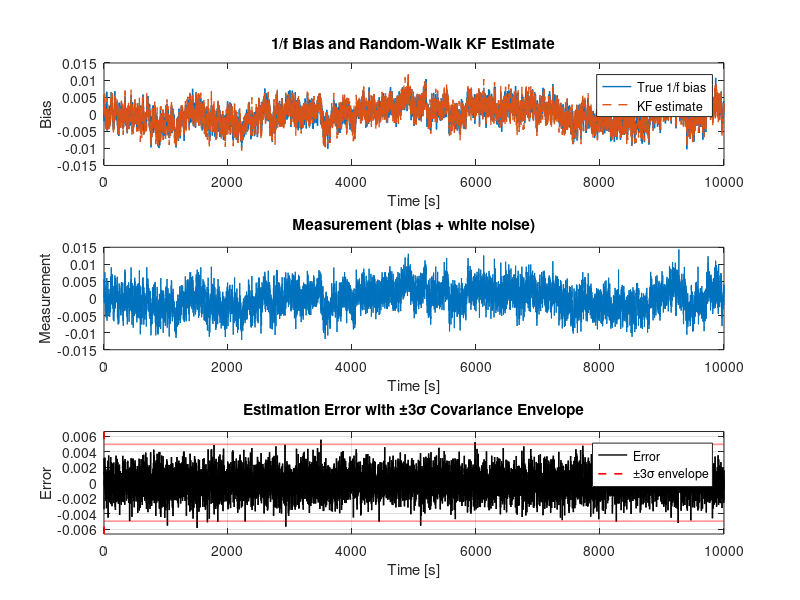

The MATLAB source for this figure: (Note: this script raises an error after producing the figure.)
%% 1/f noise + RW-bias Kalman filter demo
clear; clc; close all;

%% Simulation parameters
fs   = 1;            % Hz (sampling frequency)
dt   = 1/fs;
N    = 2*5000;         % number of samples
t    = (0:N-1)'*dt;

alpha = 1;           % 1/f^alpha exponent (alpha = 1 => pink noise)
S0    = 1e-4;        % rough PSD scale factor for 1/f part (tune as needed)

sigma_v = 2e-3;      % measurement white noise std
q_rw    = 5.7e-6;      % RW process noise spectral density (tune!)

%% --- Step 1: Generate approximate 1/f noise in frequency domain ---
% Frequency grid
Nfft = N;
f    = (0:Nfft-1)'*(fs/Nfft);

% Avoid division by zero at DC: flatten PSD below f_min
f_min = fs/Nfft;
f_use = max(f, f_min);

% Target one-sided PSD ~ S0 / f^alpha over band
S_one = S0 ./ (f_use.^alpha);

% Build symmetric complex spectrum for real time series
% We'll populate bins 2..N/2 with random phase; enforce Hermitian symmetry.
X = zeros(Nfft,1);

% DC component (0 Hz): set to 0 mean for pure noise
X(1) = 0;

% Positive freqs (excluding Nyquist if Nfft even)
if mod(Nfft,2) == 0
    % Even length, Nyquist exists at bin Nfft/2+1
    k_pos = 2:(Nfft/2);      % strictly positive frequencies
    k_nyq = Nfft/2 + 1;
else
    % Odd length, no exact Nyquist bin
    k_pos = 2:((Nfft+1)/2);
    k_nyq = [];
end

% Random phases for positive freqs
phi = 2*pi*rand(numel(k_pos),1);
mag = sqrt(S_one(k_pos)/2);  % /2 because we will mirror spectrum

X(k_pos) = mag .* exp(1j*phi);

% Nyquist bin (if exists) must be real-valued
if ~isempty(k_nyq)
    X(k_nyq) = sqrt(S_one(k_nyq))*randn; 
end

% Negative freqs: Hermitian symmetry
if mod(Nfft,2) == 0
    % bins Nfft/2+2 ... Nfft mirror 2 ... Nfft/2
    X(Nfft/2+2:end) = conj(flipud(X(2:Nfft/2)));
else
    % bins (Nfft+3)/2 ... Nfft mirror 2 ... (Nfft+1)/2
    X((Nfft+3)/2:end) = conj(flipud(X(2:(Nfft+1)/2)));
end

% IFFT to time domain
b_1overf = real(ifft(X))*Nfft;   % scaling to keep power roughly consistent
b_1overf = b_1overf(:);
b_1overf = b_1overf - mean(b_1overf); % zero mean

% Optionally scale to a desired std
b_1overf = b_1overf * 1e-3;      % adjust overall amplitude

%% --- Step 2: Generate measurements (bias + white noise) ---
v   = sigma_v*randn(N,1);
z   = b_1overf + v;

%% --- Step 3: Kalman filter modeling bias as random walk ---
% Continuous-time RW q_rw [units^2/s] -> discrete Q = q_rw * dt
Q = q_rw * dt;
R = sigma_v^2;

x_hat = zeros(N,1);  % state estimate
P     = 1;           % initial variance (large-ish)

for k = 2:N
    % Time update
    x_pred = x_hat(k-1);     % x_{k|k-1} = x_{k-1|k-1}
    P_pred = P + Q;          % P_{k|k-1} = P_{k-1|k-1} + Q

    % Measurement update
    K      = P_pred / (P_pred + R);   % scalar Kalman gain
    x_hat(k) = x_pred + K*(z(k) - x_pred);
    P        = (1 - K)*P_pred;
end

%% --- Step 4: Evaluate performance ---
err = x_hat - b_1overf;
rmse = sqrt(mean(err.^2));

fprintf('RMSE of RW-KF estimate vs true 1/f bias: %.3e\n', rmse);

%% --- Step 5: Plots ---
figure;
subplot(3,1,1);
plot(t, b_1overf, 'LineWidth', 1); hold on;
plot(t, x_hat, '--', 'LineWidth', 1);
xlabel('Time [s]');
ylabel('Bias');
legend('True 1/f bias','KF estimate');
title('1/f Bias and Random-Walk KF Estimate');

subplot(3,1,2);
plot(t, z, 'LineWidth', 0.8);
xlabel('Time [s]');
ylabel('Measurement');
title('Measurement (bias + white noise)');

subplot(3,1,3);
plot(t, err, 'k', 'LineWidth', 1); hold on;

% --- Compute covariance envelope (±3σ) ---
P_store = zeros(N,1);
P = 1;                 % initial variance
x_temp = 0;
P_store(1) = P;

for k = 2:N
    % Time update
    P_pred = P + Q;

    % Kalman gain
    K = P_pred / (P_pred + R);

    % Covariance update
    P = (1 - K) * P_pred;

    P_store(k) = P;       % store the updated covariance
end

sigma = sqrt(P_store);
plot(t,  3*sigma, 'r--', 'LineWidth', 1.2);
plot(t, -3*sigma, 'r--', 'LineWidth', 1.2);

xlabel('Time [s]');
ylabel('Error');
title('Estimation Error with ±3σ Covariance Envelope');
legend('Error','\pm3\sigma envelope');
grid on;
ylim([-4*sigma(100), 4*sigma(100)])


%% --- Optional: check PSD of true vs estimated bias ---
figure;
[PSD_true,f_w] = pwelch(b_1overf, hamming(512), 256, 1024, fs);
[PSD_est, f_w] = pwelch(x_hat,     hamming(512), 256, 1024, fs);

loglog(f_w, PSD_true, 'LineWidth', 1); hold on;
loglog(f_w, PSD_est, '--', 'LineWidth', 1);
xlabel('Frequency [Hz]');
ylabel('PSD');
legend('True 1/f bias','KF estimate');
title('PSD: True vs Estimated Bias');
grid on;


%% --- PSD of true 1/f, white noise, and combined measurement ---
figure;

% Compute PSDs
[PSD_1f,  f_w] = pwelch(b_1overf, hamming(512), 256, 1024, fs);
[PSD_w,   ~  ] = pwelch(v,         hamming(512), 256, 1024, fs);
[PSD_comb,~  ] = pwelch(z,         hamming(512), 256, 1024, fs);

% Plot
loglog(f_w, PSD_1f,  'LineWidth', 1.2); hold on;
loglog(f_w, PSD_w,   'LineWidth', 1.2);
loglog(f_w, PSD_comb,'LineWidth', 1.5);

xlabel('Frequency [Hz]');
ylabel('PSD');
title('PSD of 1/f Noise, White Noise, and Combined Signal');
legend('True 1/f noise','White noise','Combined (measurement)');
grid on;
